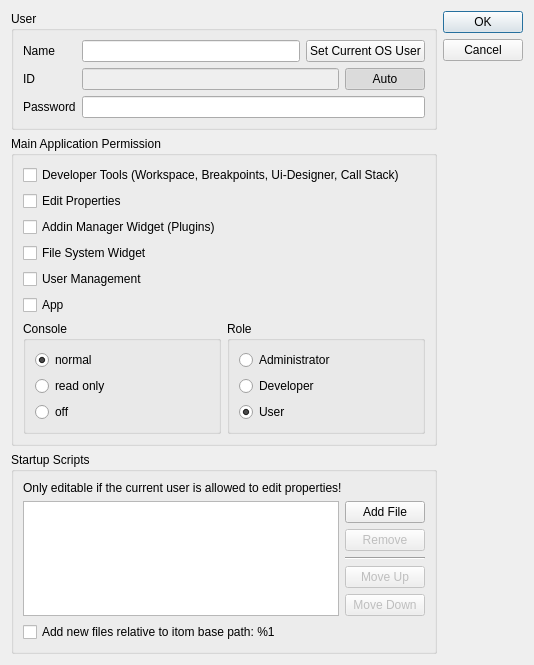
<?xml version="1.0" encoding="UTF-8"?>
<ui version="4.0">
 <class>userManagementEdit</class>
 <widget class="QWidget" name="userManagementEdit">
  <property name="geometry">
   <rect>
    <x>0</x>
    <y>0</y>
    <width>534</width>
    <height>615</height>
   </rect>
  </property>
  <property name="minimumSize">
   <size>
    <width>0</width>
    <height>0</height>
   </size>
  </property>
  <property name="windowTitle">
   <string>User Management Edit / New</string>
  </property>
  <layout class="QHBoxLayout" name="horizontalLayout_2">
   <item>
    <layout class="QVBoxLayout" name="verticalLayout_4">
     <item>
      <widget class="QGroupBox" name="groupBox">
       <property name="minimumSize">
        <size>
         <width>0</width>
         <height>0</height>
        </size>
       </property>
       <property name="title">
        <string>User</string>
       </property>
       <layout class="QGridLayout" name="gridLayout">
        <item row="0" column="0">
         <widget class="QLabel" name="label">
          <property name="text">
           <string>Name</string>
          </property>
          <property name="buddy">
           <cstring>lineEdit_name</cstring>
          </property>
         </widget>
        </item>
        <item row="0" column="1">
         <widget class="QLineEdit" name="lineEdit_name">
          <property name="enabled">
           <bool>true</bool>
          </property>
          <property name="readOnly">
           <bool>false</bool>
          </property>
         </widget>
        </item>
        <item row="0" column="2" colspan="2">
         <widget class="QPushButton" name="cmdUseWindowsUser">
          <property name="toolTip">
           <string>Uses the current Windows / Linux user as name.</string>
          </property>
          <property name="text">
           <string>Set Current OS User</string>
          </property>
         </widget>
        </item>
        <item row="1" column="0">
         <widget class="QLabel" name="label_2">
          <property name="text">
           <string>ID</string>
          </property>
          <property name="buddy">
           <cstring>lineEdit_id</cstring>
          </property>
         </widget>
        </item>
        <item row="1" column="1" colspan="2">
         <widget class="QLineEdit" name="lineEdit_id">
          <property name="enabled">
           <bool>false</bool>
          </property>
          <property name="readOnly">
           <bool>false</bool>
          </property>
         </widget>
        </item>
        <item row="1" column="3">
         <widget class="QPushButton" name="cmdAutoID">
          <property name="toolTip">
           <string>If checked, the ID (filename suffix of the settings file) is generated from the name</string>
          </property>
          <property name="text">
           <string>Auto</string>
          </property>
          <property name="checkable">
           <bool>true</bool>
          </property>
          <property name="checked">
           <bool>true</bool>
          </property>
         </widget>
        </item>
        <item row="2" column="0">
         <widget class="QLabel" name="label_3">
          <property name="text">
           <string>Password</string>
          </property>
          <property name="buddy">
           <cstring>lineEdit_password</cstring>
          </property>
         </widget>
        </item>
        <item row="2" column="1" colspan="3">
         <widget class="QLineEdit" name="lineEdit_password">
          <property name="toolTip">
           <string>This password provides a basic protection from loading itom with this user profile.</string>
          </property>
          <property name="echoMode">
           <enum>QLineEdit::Password</enum>
          </property>
         </widget>
        </item>
       </layout>
      </widget>
     </item>
     <item>
      <widget class="QGroupBox" name="groupBox_features">
       <property name="title">
        <string>Main Application Permission</string>
       </property>
       <layout class="QVBoxLayout" name="verticalLayout_3">
        <item>
         <widget class="QCheckBox" name="checkBox_devTools">
          <property name="text">
           <string>Developer Tools (Workspace, Breakpoints, Ui-Designer, Call Stack)</string>
          </property>
         </widget>
        </item>
        <item>
         <widget class="QCheckBox" name="checkBox_editProperties">
          <property name="text">
           <string>Edit Properties</string>
          </property>
         </widget>
        </item>
        <item>
         <widget class="QCheckBox" name="checkBox_addInManager">
          <property name="text">
           <string>Addin Manager Widget (Plugins)</string>
          </property>
         </widget>
        </item>
        <item>
         <widget class="QCheckBox" name="checkBox_fileSystem">
          <property name="text">
           <string>File System Widget</string>
          </property>
         </widget>
        </item>
        <item>
         <widget class="QCheckBox" name="checkBox_userManag">
          <property name="text">
           <string>User Management</string>
          </property>
         </widget>
        </item>
        <item>
         <widget class="QCheckBox" name="checkBox_app">
          <property name="text">
           <string>App</string>
          </property>
         </widget>
        </item>
        <item>
         <layout class="QHBoxLayout" name="horizontalLayout">
          <item>
           <widget class="QGroupBox" name="groupBox_console">
            <property name="title">
             <string>Console</string>
            </property>
            <layout class="QVBoxLayout" name="verticalLayout">
             <item>
              <widget class="QRadioButton" name="radioButton_consoleNormal">
               <property name="text">
                <string>normal</string>
               </property>
               <property name="checked">
                <bool>true</bool>
               </property>
              </widget>
             </item>
             <item>
              <widget class="QRadioButton" name="radioButton_consoleRO">
               <property name="text">
                <string>read only</string>
               </property>
              </widget>
             </item>
             <item>
              <widget class="QRadioButton" name="radioButton_consoleOff">
               <property name="text">
                <string>off</string>
               </property>
              </widget>
             </item>
            </layout>
           </widget>
          </item>
          <item>
           <widget class="QGroupBox" name="groupBox_role">
            <property name="title">
             <string>Role</string>
            </property>
            <layout class="QVBoxLayout" name="verticalLayout_2">
             <item>
              <widget class="QRadioButton" name="radioButton_roleAdmin">
               <property name="text">
                <string>Administrator</string>
               </property>
               <property name="checked">
                <bool>false</bool>
               </property>
              </widget>
             </item>
             <item>
              <widget class="QRadioButton" name="radioButton_roleDevel">
               <property name="text">
                <string>Developer</string>
               </property>
              </widget>
             </item>
             <item>
              <widget class="QRadioButton" name="radioButton_roleUser">
               <property name="text">
                <string>User</string>
               </property>
               <property name="checked">
                <bool>true</bool>
               </property>
              </widget>
             </item>
            </layout>
           </widget>
          </item>
         </layout>
        </item>
       </layout>
      </widget>
     </item>
     <item>
      <widget class="QGroupBox" name="groupStartupScripts">
       <property name="minimumSize">
        <size>
         <width>0</width>
         <height>0</height>
        </size>
       </property>
       <property name="title">
        <string>Startup Scripts</string>
       </property>
       <layout class="QVBoxLayout" name="verticalLayout_6">
        <item>
         <widget class="QLabel" name="label_4">
          <property name="text">
           <string>Only editable if the current user is allowed to edit properties!</string>
          </property>
         </widget>
        </item>
        <item>
         <layout class="QHBoxLayout" name="horizontalLayout_3">
          <item>
           <widget class="QListWidget" name="lv_startUpScripts">
            <property name="sizePolicy">
             <sizepolicy hsizetype="MinimumExpanding" vsizetype="Expanding">
              <horstretch>0</horstretch>
              <verstretch>0</verstretch>
             </sizepolicy>
            </property>
            <property name="dragEnabled">
             <bool>true</bool>
            </property>
            <property name="dragDropMode">
             <enum>QAbstractItemView::InternalMove</enum>
            </property>
            <property name="defaultDropAction">
             <enum>Qt::MoveAction</enum>
            </property>
           </widget>
          </item>
          <item>
           <layout class="QVBoxLayout" name="verticalLayout_5">
            <item>
             <widget class="QPushButton" name="pb_addScript">
              <property name="sizePolicy">
               <sizepolicy hsizetype="Preferred" vsizetype="Fixed">
                <horstretch>0</horstretch>
                <verstretch>0</verstretch>
               </sizepolicy>
              </property>
              <property name="text">
               <string>Add File</string>
              </property>
             </widget>
            </item>
            <item>
             <widget class="QPushButton" name="pb_removeScript">
              <property name="enabled">
               <bool>false</bool>
              </property>
              <property name="sizePolicy">
               <sizepolicy hsizetype="Preferred" vsizetype="Fixed">
                <horstretch>0</horstretch>
                <verstretch>0</verstretch>
               </sizepolicy>
              </property>
              <property name="text">
               <string>Remove</string>
              </property>
             </widget>
            </item>
            <item>
             <widget class="Line" name="line">
              <property name="sizePolicy">
               <sizepolicy hsizetype="Preferred" vsizetype="Fixed">
                <horstretch>0</horstretch>
                <verstretch>0</verstretch>
               </sizepolicy>
              </property>
              <property name="orientation">
               <enum>Qt::Horizontal</enum>
              </property>
             </widget>
            </item>
            <item>
             <widget class="QPushButton" name="pb_upScript">
              <property name="enabled">
               <bool>false</bool>
              </property>
              <property name="sizePolicy">
               <sizepolicy hsizetype="Preferred" vsizetype="Fixed">
                <horstretch>0</horstretch>
                <verstretch>0</verstretch>
               </sizepolicy>
              </property>
              <property name="text">
               <string>Move Up</string>
              </property>
             </widget>
            </item>
            <item>
             <widget class="QPushButton" name="pb_downScript">
              <property name="enabled">
               <bool>false</bool>
              </property>
              <property name="sizePolicy">
               <sizepolicy hsizetype="Preferred" vsizetype="Fixed">
                <horstretch>0</horstretch>
                <verstretch>0</verstretch>
               </sizepolicy>
              </property>
              <property name="text">
               <string>Move Down</string>
              </property>
             </widget>
            </item>
            <item>
             <spacer name="verticalSpacer_2">
              <property name="orientation">
               <enum>Qt::Vertical</enum>
              </property>
              <property name="sizeHint" stdset="0">
               <size>
                <width>20</width>
                <height>40</height>
               </size>
              </property>
             </spacer>
            </item>
           </layout>
          </item>
         </layout>
        </item>
        <item>
         <widget class="QCheckBox" name="checkAddFileRel">
          <property name="text">
           <string>Add new files relative to itom base path: %1</string>
          </property>
         </widget>
        </item>
       </layout>
      </widget>
     </item>
    </layout>
   </item>
   <item>
    <widget class="QDialogButtonBox" name="buttonBox">
     <property name="orientation">
      <enum>Qt::Vertical</enum>
     </property>
     <property name="standardButtons">
      <set>QDialogButtonBox::Cancel|QDialogButtonBox::Ok</set>
     </property>
     <property name="centerButtons">
      <bool>false</bool>
     </property>
    </widget>
   </item>
  </layout>
 </widget>
 <tabstops>
  <tabstop>lineEdit_name</tabstop>
  <tabstop>lineEdit_id</tabstop>
  <tabstop>lineEdit_password</tabstop>
  <tabstop>checkBox_devTools</tabstop>
  <tabstop>checkBox_editProperties</tabstop>
  <tabstop>checkBox_addInManager</tabstop>
  <tabstop>checkBox_fileSystem</tabstop>
  <tabstop>checkBox_userManag</tabstop>
  <tabstop>radioButton_consoleNormal</tabstop>
  <tabstop>radioButton_consoleRO</tabstop>
  <tabstop>radioButton_consoleOff</tabstop>
  <tabstop>radioButton_roleAdmin</tabstop>
  <tabstop>radioButton_roleDevel</tabstop>
  <tabstop>radioButton_roleUser</tabstop>
  <tabstop>lv_startUpScripts</tabstop>
  <tabstop>pb_addScript</tabstop>
  <tabstop>pb_removeScript</tabstop>
  <tabstop>pb_upScript</tabstop>
  <tabstop>pb_downScript</tabstop>
 </tabstops>
 <resources/>
 <connections>
  <connection>
   <sender>cmdAutoID</sender>
   <signal>toggled(bool)</signal>
   <receiver>lineEdit_id</receiver>
   <slot>setDisabled(bool)</slot>
   <hints>
    <hint type="sourcelabel">
     <x>397</x>
     <y>84</y>
    </hint>
    <hint type="destinationlabel">
     <x>249</x>
     <y>82</y>
    </hint>
   </hints>
  </connection>
 </connections>
</ui>
